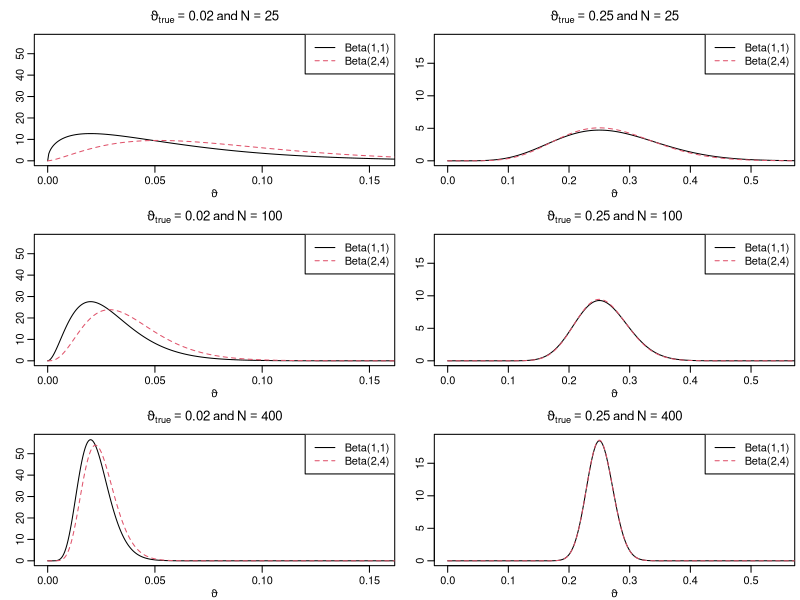
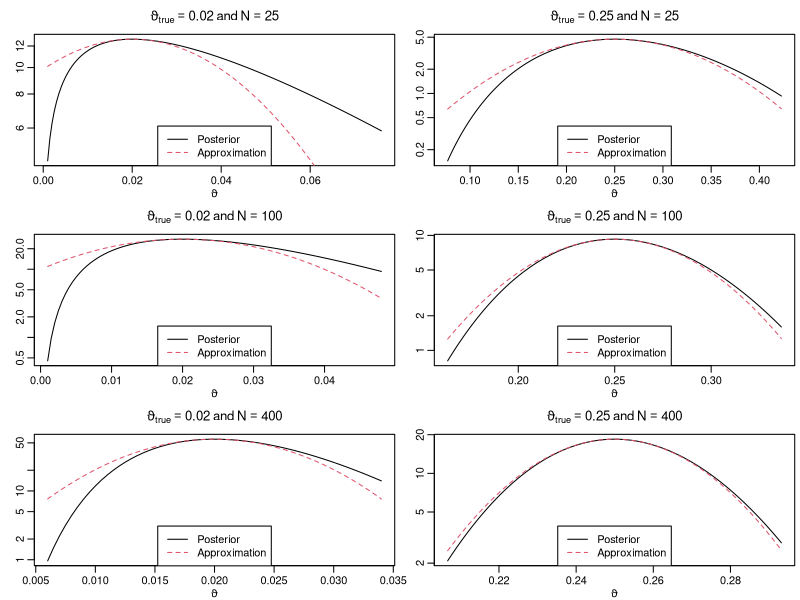

Source code (R) for these figures, in order:
## ---- chunk 1
knitr::opts_chunk$set(
  collapse = TRUE,
  comment = "#>",
  fig.width = 8,
  fig.height = 6
)
knitr::opts_knit$set(global.par = TRUE)
pdfplots <- FALSE # default: FALSE; set this to TRUE only if you like pdf figures
## ---- chunk 2
par(mgp = c(1.6, .6, 0), mar = c(2.6, 2.6, 2.6, .4), lwd = 1)
## ---- chunk 3
if (pdfplots) {
  pdf("5-5_1.pdf", width = 8, height = 5)
  par(mgp = c(1, .5, 0), mar = c(2.2, 1.5, 2, .2), lwd = 2)
}
par(mfrow = c(3, 2))
thetatrue <- c(0.02, 0.25)
N <- c(25, 100, 400)
theta <- seq(0, 1, .0005)

for (n in N) {
  for (p in thetatrue) {
    aN <- n*p + 1
    bN <- n - n*p + 1
    plot(theta, dbeta(theta, aN, bN), type = "l", xlab = expression(vartheta),
         ylab = "", main = bquote(vartheta[true] == .(p) ~ "and" ~ N == .(n)),
         xlim = c(0, 1.1*sqrt(p)), ylim = c(0, 9.5/sqrt(p + 0.008)))
    
    aN <- n*p + 2
    bN <- n - n*p + 4
    lines(theta, dbeta(theta, aN, bN), lty = 2, col = 2)
    
    legend("topright", c("Beta(1,1)", "Beta(2,4)"), lty = c(1, 2),
           col = 1:2)
  }
}
## ---- chunk 4
if (pdfplots) {
  pdf("5-5_3.pdf", width = 8, height = 5)
  par(mgp = c(1.35, .5, 0), mar = c(2.2, 1.5, 2, .2), lwd = 2)
}
par(mfrow = c(3, 2))

for (n in N) {
  for (p in thetatrue) {
    aN <- n*p + 1
    bN <- n - n*p + 1
    asySD <- sqrt(p * (1 - p) / n)
    theta <- seq(max(0.001, p - 2*asySD), p + 2*asySD, .0005)
    plot(theta, dbeta(theta, aN, bN), type = "l", xlab = expression(vartheta),
         ylab = "", main = bquote(vartheta[true] == .(p) ~ "and" ~ N == .(n)),
         log = "y")
    
    approx <- function(theta, thetastar, n, log = FALSE) {
      res <- dbeta(thetastar, aN, bN, log = TRUE) -
        0.5 * n * 1 / (thetastar * (1 - thetastar)) * (theta - thetastar)^2
      if (log) res else exp(res)
    }
    
    lines(theta, approx(theta, p, n), col = 2, lty = 2)
    
    legend("bottom", c("Posterior", "Approximation"),
           lty = c(1, 2), col = 1:2)
  }
}
